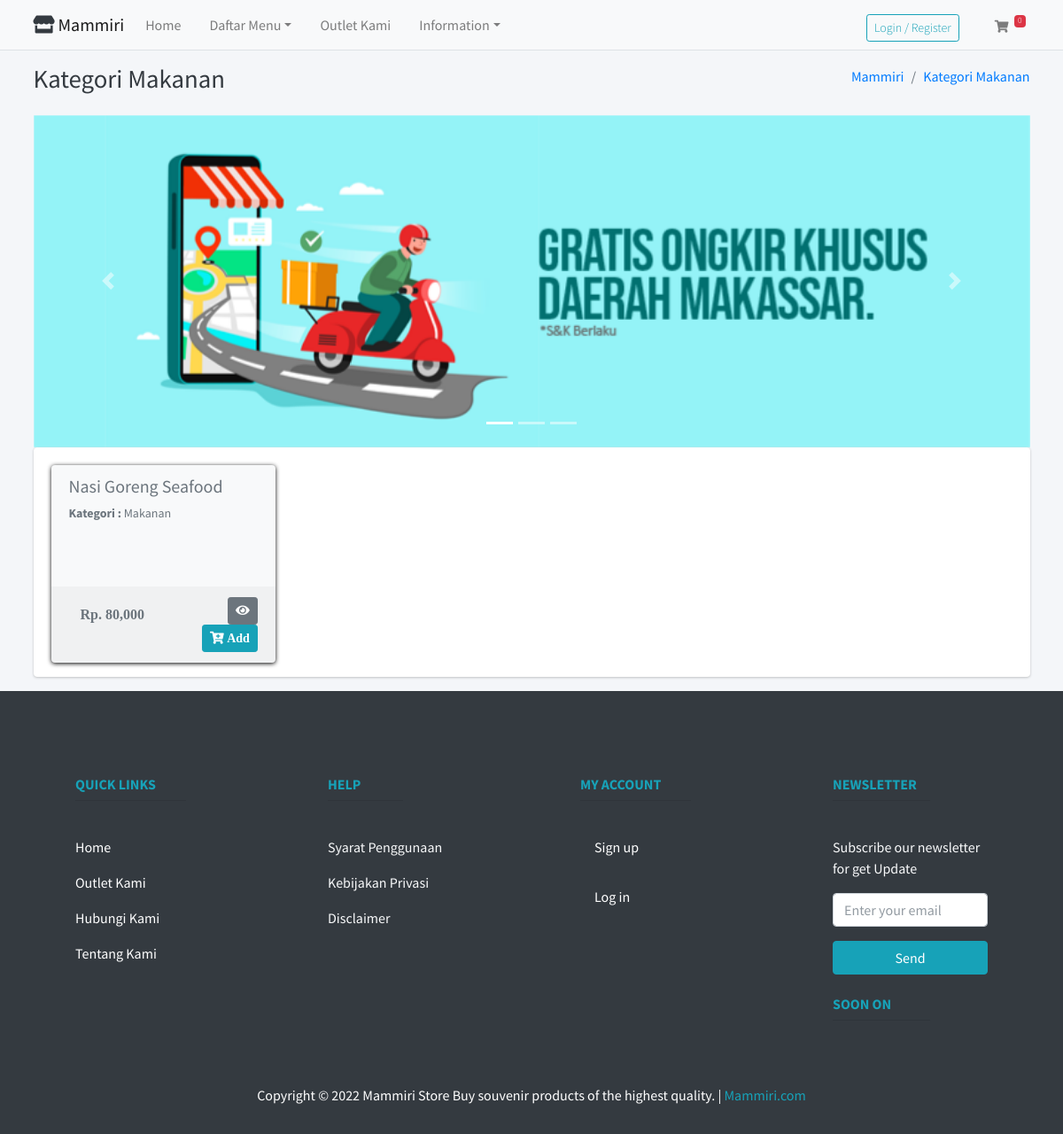
/home/kategori/14, run on the app's committed database.
### tables this page shows
CREATE TABLE IF NOT EXISTS `tbl_barang` (
  `id_barang` int(11) NOT NULL AUTO_INCREMENT,
  `nama_barang` varchar(255) DEFAULT NULL,
  `id_kategori` int(11) DEFAULT NULL,
  `harga` int(11) DEFAULT NULL,
  `deskripsi` mediumtext,
  `gambar` text,
  PRIMARY KEY (`id_barang`)
);

CREATE TABLE IF NOT EXISTS `tbl_kategori` (
  `id_kategori` int(11) NOT NULL AUTO_INCREMENT,
  `nama_kategori` varchar(50) DEFAULT NULL,
  PRIMARY KEY (`id_kategori`)
);

### application/views/layout/v_wrapper_frontend.php (called while the page is built)
<?php
require_once('v_head.php');
require_once('v_header_frontend.php');
require_once('v_nav_frontend.php');
require_once('v_content.php');
require_once('v_footer_frontend.php');

### application/controllers/Home.php (called while the page is built, shortened)
<?php
class Home extends CI_Controller {
    public function __construct()
    {
        $this->load->model('m_home');
    }
    public function kategori($id_kategori)
    {
        $kategori = $this->m_home->kategori($id_kategori);
        $data = array(
            'title' => 'Kategori ' . $kategori->nama_kategori,
            'barang' => $this->m_home->get_all_data_barang($id_kategori),
            'isi' => 'v_kategori_barang',
        );
        $this->load->view('layout/v_wrapper_frontend', $data, FALSE);
    }
}

### index.php (called while the page is built, shortened)
<?php
require_once BASEPATH.'core/CodeIgniter.php';

### application/views/layout/v_content.php (called while the page is built)
<?php
if($isi) {
    $this->load->view($isi);
}

### application/models/M_home.php (called while the page is built, shortened)
<?php
class M_home extends CI_Model {
    public function get_all_data_kategori()
    {
        $this->db->select('*');
        $this->db->from('tbl_kategori');
        $this->db->order_by('id_kategori', 'desc');
        return $this->db->get()->result();
    }
    public function kategori($id_kategori)
    {
        $this->db->select('*');
        $this->db->from('tbl_kategori');
        $this->db->where('id_kategori', $id_kategori);
        return $this->db->get()->row();
    }
    public function get_all_data_barang($id_kategori)
    {
        $this->db->select('*');
        $this->db->from('tbl_barang');
        $this->db->join('tbl_kategori', 'tbl_kategori.id_kategori = tbl_barang.id_kategori', 'left');
        $this->db->where('tbl_barang.id_kategori', $id_kategori);
        return $this->db->get()->result();
    }
}

### application/views/layout/v_nav_frontend.php (the view, shortened to what this page needs)
<nav class="main-header navbar navbar-expand-md navbar-light bg-brown sticky-top">
    <div class="container">
      <a href="<?= base_url()?>" class="navbar-brand">
        <i class="fas fa-store text-dark"></i>
        <span class="brand-text font-weight-light"><b>Mammiri</b></span>
      </a>
      <div class="collapse navbar-collapse order-3" id="navbarCollapse">
        <ul class="navbar-nav">
          <li class="nav-item">
            <a href="<?= base_url()?>" class="nav-link">Home</a>
          </li>
          <li class="nav-item dropdown">
            <a id="dropdownSubMenu1" href="#" data-toggle="dropdown" aria-haspopup="true" aria-expanded="false" class="nav-link dropdown-toggle">Daftar Menu</a>
          </li>
          <li class="nav-item">
            <a href="https://www.google.co.id/maps/place/Markisa+Mammiri+-+Produk+Khas+Asli+Makassar/@-5.2156928,119.3896458,17z/data=!3m1!4b1!4m5!3m4!1s0x2dbf1d8fa4f02ff5:0x1faecbc071d9f4b5!8m2!3d-5.2156816!4d119.3917966" class="nav-link">Outlet Kami</a>
          </li>
          <li class="nav-item dropdown">
            <a id="dropdownSubMenu1" href="#" data-toggle="dropdown" aria-haspopup="true" aria-expanded="false" class="nav-link dropdown-toggle">Information</a>
          </li>
        </ul>
      </div>
      <ul class="order-1 order-md-3 navbar-nav navbar-no-expand ml-auto">
        <li class="nav-item">
          <?php if ($this->session->userdata('email') == "") { ?>
            <a class="nav-link" href="<?= base_url('pelanggan/register') ?>">
            <button type="button" class="btn btn-block btn-outline-info btn-sm"><span class="brand-text font-weight-light">Login / Register</span></button>
        </a>
          <?php } ?>
        </li>
        <?php
        $jml_item = 0;
        ?>
        <li class="nav-item dropdown">
          <a class="nav-link" data-toggle="dropdown" href="#">
            <i class="fas fa-shopping-cart btn-sm"></i>
            <span class="badge badge-danger navbar-badge"><?= $jml_item ?></span>
          </a>
        </li>
      </ul>
    </div>
  </nav>
<div class="content-wrapper">
    <div class="content-header">
      <div class="container">
        <div class="row mb-2">
          <div class="col-sm-6">
            <h1 class="m-0 text-dark"> <?= $title ?> </h1>
          </div>
          <div class="col-sm-6">
            <ol class="breadcrumb float-sm-right">
              <li class="breadcrumb-item"><a href="#">Mammiri</a></li>
              <li class="breadcrumb-item"><a href="#"><?= $title ?></a></li>
            </ol>
          </div>
        </div>
      </div>
    </div>
    <div class="content">
      <div class="container">

### application/views/v_kategori_barang.php (shortened to what this page needs)
<div id="carouselExampleIndicators" class="carousel slide" data-ride="carousel">
                 <ol class="carousel-indicators">
                    <li data-target="#carouselExampleIndicators" data-slide-to="0" class="active"></li>
                    <li data-target="#carouselExampleIndicators" data-slide-to="1"></li>
                    <li data-target="#carouselExampleIndicators" data-slide-to="2"></li>
                  </ol>
                  <div class="carousel-inner">
                    <div class="carousel-item active">
                      <img class="d-block w-100" src="<?= base_url() ?>assets/slider/slider2.png">
                    </div>
                  </div>
                  <a class="carousel-control-prev" href="#carouselExampleIndicators" role="button" data-slide="prev">
                    <span class="carousel-control-prev-icon" aria-hidden="true"></span>
                  </a>
                  <a class="carousel-control-next" href="#carouselExampleIndicators" role="button" data-slide="next">
                    <span class="carousel-control-next-icon" aria-hidden="true"></span>
                  </a>
                </div>
                <div class="card card-solid">
                    <div class="card-body pb-0">
                        <div class="row d-flex align-items-stretch">
<?php foreach ($barang as $key => $value) { ?>
                        <div class="col-sm-4 d-flex align-items-stretch">
              <div class="card bg-light box-shadow">
                <div class="card-header text-muted border-bottom-0">
                <h2 class="lead"><b><?= $value->nama_barang ?></b></h2>
                <p class="text-muted text-sm"><b>Kategori : </b><?= $value->nama_kategori ?></p>
                </div>
                <div class="card-body pt-0">
                  <div class="row">
                    <div class="col-12 text-center">
                    </div>
                  </div>
                </div>
                <div class="card-footer">
                  <div class="row">
                <div class="col-sm-6">
                <div class="text-left">
                <span class="btn text-muted"><i class="fas fa-dollar"><b> Rp. <?= number_format($value->harga, 0) ?></b></i></span>
                </div>
                </div>
                <div class="col-sm-6">
                <div class="text-right">
                <a href="<?= base_url('home/detail_barang/' . $value->id_barang) ?>" class="btn btn-sm btn-secondary">
                      <i class="fas fa-eye"></i>
                    </a>
                    <a href="#" class="btn btn-sm btn-info">
                      <i class="fas fa-cart-plus"> Add</i>
                    </a>
                  </div>
                </div>
                </div>
                </div>
              </div>
            </div>
<?php } ?>
                        </div>
                    </div>
                </div>

### css/style.css (style rules this page uses)
.box-shadow { box-shadow: 0px 1px 5px rgba(0, 0, 0, 1); }

### data on the page
tbl_barang: nama_barang "Nasi Goreng Seafood", id_kategori.nama_kategori "Makanan", harga "80,000"

### other printed values
$jml_item "0"
$title "Kategori Makanan"
